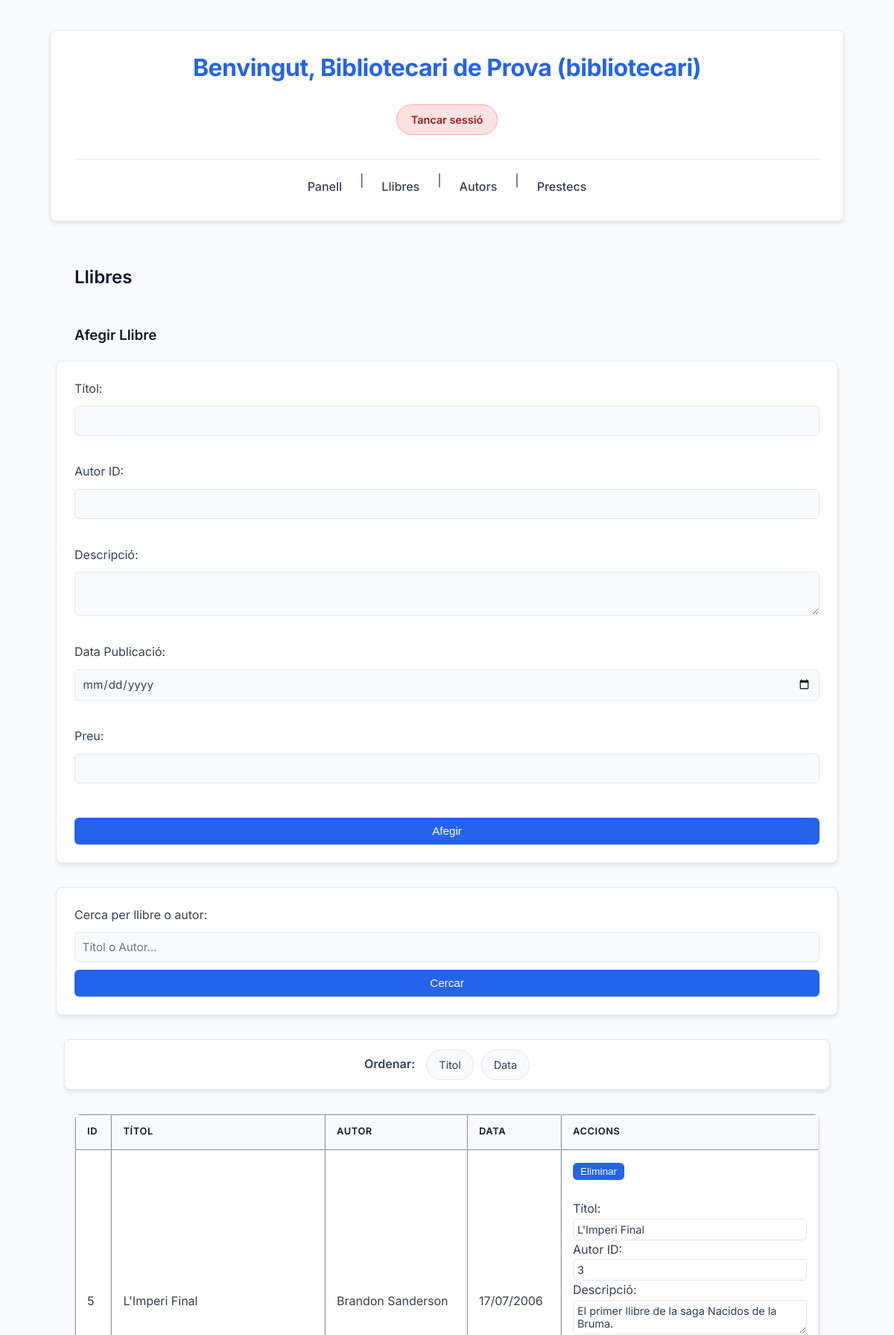
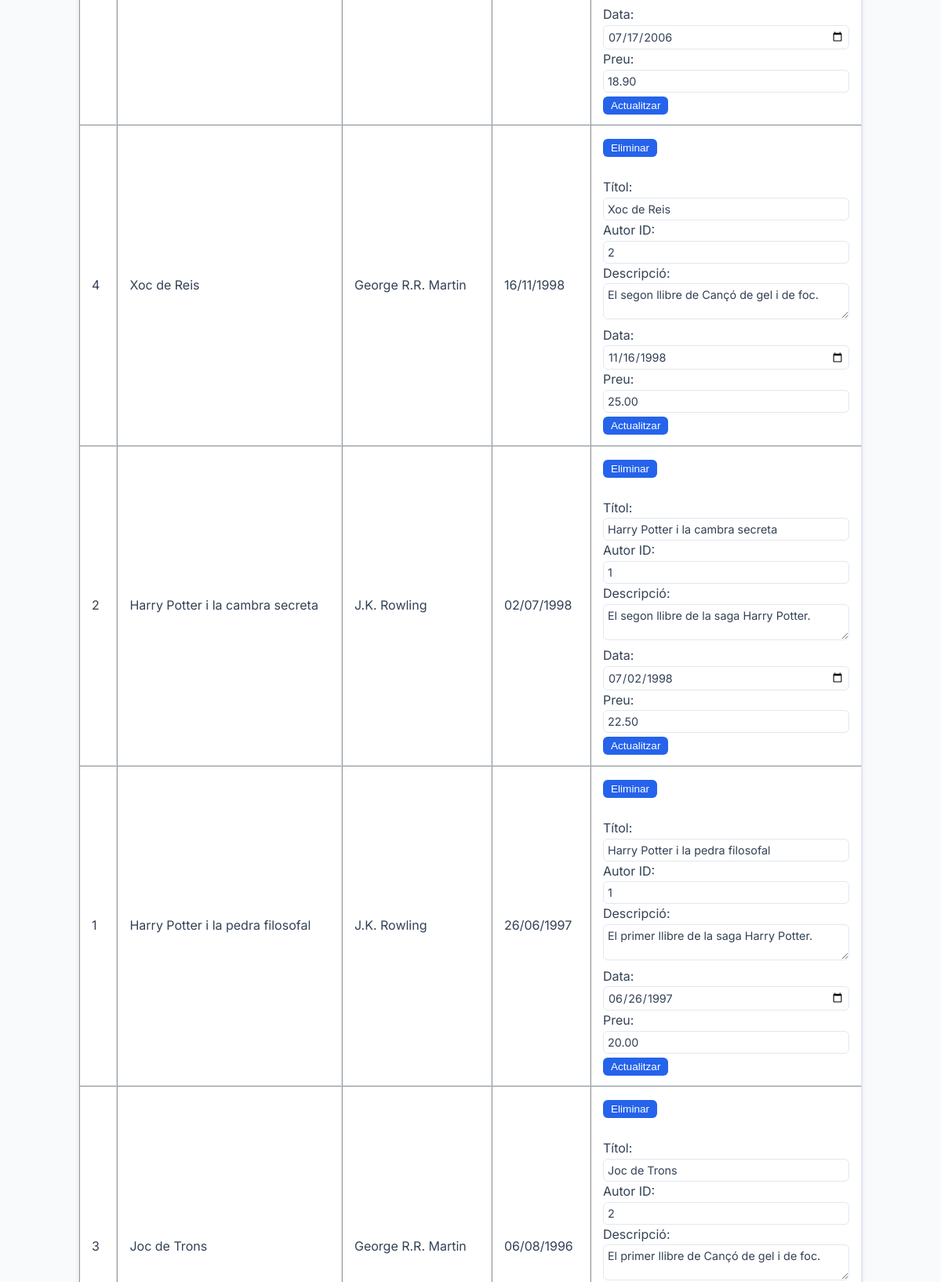
/Projecte_m_martinez_biblioteca_itic/llibres.php?ordre=data_publicacio (signed in, upper part), run on the app's committed database (2 pictures, top to bottom).
### tables this page shows
CREATE TABLE llibres (
    id INT AUTO_INCREMENT PRIMARY KEY,
    titol VARCHAR(200) NOT NULL,
    autor_id INT NOT NULL,
    descripcio TEXT,
    data_publicacio DATE,
    estat ENUM('disponible', 'prestat') DEFAULT 'disponible',
    preu DECIMAL(5,2),
    FOREIGN KEY (autor_id) REFERENCES autors(id) ON DELETE RESTRICT ON UPDATE CASCADE
);

CREATE TABLE autors (
    id INT AUTO_INCREMENT PRIMARY KEY,
    nom VARCHAR(100) NOT NULL,
    biografia TEXT
);

### Projecte_m_martinez_biblioteca_itic/llibres.php (the view, shortened to what this page needs)
<?php
include 'header.php';
include 'connexio_bd.php';
$es_bibliotecari = ($_SESSION['usuari_rol'] == 'bibliotecari');
$cerca = isset($_GET['cerca']) ? mysqli_real_escape_string($conn, $_GET['cerca']) : '';
$ordre = isset($_GET['ordre']) ? $_GET['ordre'] : 'titol';
$ordre_sql = ($ordre == 'data_publicacio') ? 'data_publicacio DESC' : 'titol ASC';
$on = $cerca ? "WHERE titol LIKE '%$cerca%' OR autors.nom LIKE '%$cerca%'" : '';
$query = "SELECT llibres.*, autors.nom AS nom_autor FROM llibres JOIN autors ON llibres.autor_id = autors.id $on ORDER BY $ordre_sql";
$result = mysqli_query($conn, $query);
echo "<h2>Llibres</h2>";
if ($es_bibliotecari) {
    echo "<h3>Afegir Llibre</h3>";
    echo "<form method='POST'>
        <input type='hidden' name='accio' value='crear'>
        Títol: <input name='titol' required><br>
        Autor ID: <input name='autor_id' type='number' required><br>
        Descripció: <textarea name='descripcio'></textarea><br>
        Data Publicació: <input name='data_publicacio' type='date'><br>
        Preu: <input name='preu' type='number' step='0.01'><br>
        <button>Afegir</button>
    </form>";
}
echo "<form method='GET'>
    <label for='cerca'>Cerca per llibre o autor:</label>
    <input name='cerca' id='cerca' placeholder='Títol o Autor...'>
    <button>Cercar</button>
</form>";
echo "<div class='sort-container'>
    <span class='sort-label'>Ordenar:</span>
    <a href='?ordre=titol' class='btn-sort'>Títol</a>
    <a href='?ordre=data_publicacio' class='btn-sort'>Data</a>
</div>";
echo "<table border='1'><tr><th>ID</th><th>Títol</th><th>Autor</th><th>Data</th><th>Accions</th></tr>";
while ($fila = mysqli_fetch_assoc($result)) {
    $data_publicacio = date('d/m/Y', strtotime($fila['data_publicacio']));
    echo "<tr><td>{$fila['id']}</td><td>{$fila['titol']}</td><td>{$fila['nom_autor']}</td><td>{$data_publicacio}</td>";
    if ($es_bibliotecari) {
        $titol_safe = htmlspecialchars($fila['titol'], ENT_QUOTES);
        $desc_safe = htmlspecialchars($fila['descripcio'], ENT_QUOTES);
        echo "<td>
            <form method='POST' style='display:inline;'>
                <input type='hidden' name='accio' value='eliminar'>
                <input type='hidden' name='id' value='{$fila['id']}'>
                <button>Eliminar</button>
            </form>
            <br><br>
            <form method='POST' style='display:inline;'>
                <input type='hidden' name='accio' value='actualitzar'>
                <input type='hidden' name='id' value='{$fila['id']}'>
                Títol: <input name='titol' value='{$titol_safe}'><br>
                Autor ID: <input name='autor_id' value='{$fila['autor_id']}'><br>
                Descripció: <textarea name='descripcio'>{$desc_safe}</textarea><br>
                Data: <input name='data_publicacio' value='{$fila['data_publicacio']}' type='date'><br>
                Preu: <input name='preu' value='{$fila['preu']}'><br>
                <button>Actualitzar</button>
            </form>
        </td>";
    }
    echo "</tr>";
}
echo "</table>";
?>
</body>
</html>

### Projecte_m_martinez_biblioteca_itic/style.css (style rules this page uses)
:root { --primary: #2563eb; --primary-color: #2563eb; --primary-dark: #1e40af; --bg-color: #f8fafc; --surface: #ffffff; --text: #334155; --text-heading: #0f172a; --border: #e2e8f0; --radius: 8px; --shadow: 0 4px 6px -1px rgb(0 0 0 / 0.1); }
body { font-family: "Inter", system-ui, sans-serif; background-color: var(--bg-color); color: var(--text); line-height: 1.6; margin: 0; padding: 40px 20px; display: flex; flex-direction: column; align-items: center; }
body > * { max-width: 1000px; width: 100%; }
h1, h2, h3 { color: var(--text-heading); font-weight: 600; margin-top: 1.5rem; }
form { background: var(--surface); padding: 1.5rem; border-radius: var(--radius); box-shadow: var(--shadow); margin-bottom: 2rem; border: 1px solid var(--border); display: flex; flex-direction: column; gap: 10px; }
table form { background: none; padding: 0; box-shadow: none; border: none; margin: 0; display: block; }
input, select, textarea { padding: 0.6rem; border: 1px solid var(--border); border-radius: 6px; font-size: 0.95rem; font-family: inherit; width: 100%; box-sizing: border-box; transition: border-color 0.2s; background-color: var(--bg-color); color: var(--text); }
button { background-color: var(--primary); color: #fff; padding: 0.6rem 1.2rem; border: none; border-radius: 6px; font-weight: 500; cursor: pointer; transition: background-color 0.2s; font-size: 0.95rem; }
table { width: 100%; border-collapse: separate; border-spacing: 0; background: var(--surface); border-radius: var(--radius); overflow: hidden; box-shadow: var(--shadow); margin-top: 1rem; border: 1px solid var(--border); }
th, td { padding: 12px 15px; text-align: left; border-bottom: 1px solid var(--border); vertical-align: middle; }
th { background-color: var(--bg-color); font-weight: 600; color: var(--text-heading); text-transform: uppercase; font-size: 0.8rem; letter-spacing: 0.05em; }
tr:last-child td { border-bottom: none; }
td input, td textarea, td select { margin: 0; padding: 5px; font-size: 0.9rem; background: var(--surface); border-color: var(--border); }
td button { padding: 4px 10px; font-size: 0.85rem; margin-top: 5px; width: auto; display: inline-block; }
.sort-container { display: flex; align-items: center; justify-content: center; gap: 10px; margin-bottom: 1rem; background: var(--surface); padding: 0.8rem; border-radius: var(--radius); box-shadow: var(--shadow); border: 1px solid var(--border); }
.sort-label { font-weight: 600; color: var(--text); margin-right: 5px; }
.btn-sort { display: inline-block; padding: 0.5rem 1rem; background-color: var(--bg-color); color: var(--text); border: 1px solid var(--border); border-radius: 9999px; text-decoration: none; font-size: 0.9rem; transition: all 0.2s; }

### data on the page
llibres: id "5", titol "L'Imperi Final", autor.nom "Brandon Sanderson", data_publicacio "17/07/2006", autor_id "3", descripcio "El primer llibre de la saga Nacidos de la Bruma.", data_publicacio "07/17/2006", preu "18.90"
llibres: id "4", titol "Xoc de Reis", autor.nom "George R.R. Martin", data_publicacio "16/11/1998", autor_id "2", descripcio "El segon llibre de Cançó de gel i de foc.", data_publicacio "11/16/1998", preu "25.00"
llibres: id "2", titol "Harry Potter i la cambra secreta", autor.nom "J.K. Rowling", data_publicacio "02/07/1998", autor_id "1", descripcio "El segon llibre de la saga Harry Potter.", data_publicacio "07/02/1998", preu "22.50"
llibres: id "1", titol "Harry Potter i la pedra filosofal", autor.nom "J.K. Rowling", data_publicacio "26/06/1997", autor_id "1", descripcio "El primer llibre de la saga Harry Potter.", data_publicacio "06/26/1997", preu "20.00"
llibres: id "3", titol "Joc de Trons", autor.nom "George R.R. Martin", data_publicacio "06/08/1996", autor_id "2", descripcio "El primer llibre de Cançó de gel i de foc."

### other printed values
$_SESSION['usuari_nom'] "Bibliotecari de Prova"
$_SESSION['usuari_rol'] "bibliotecari"
